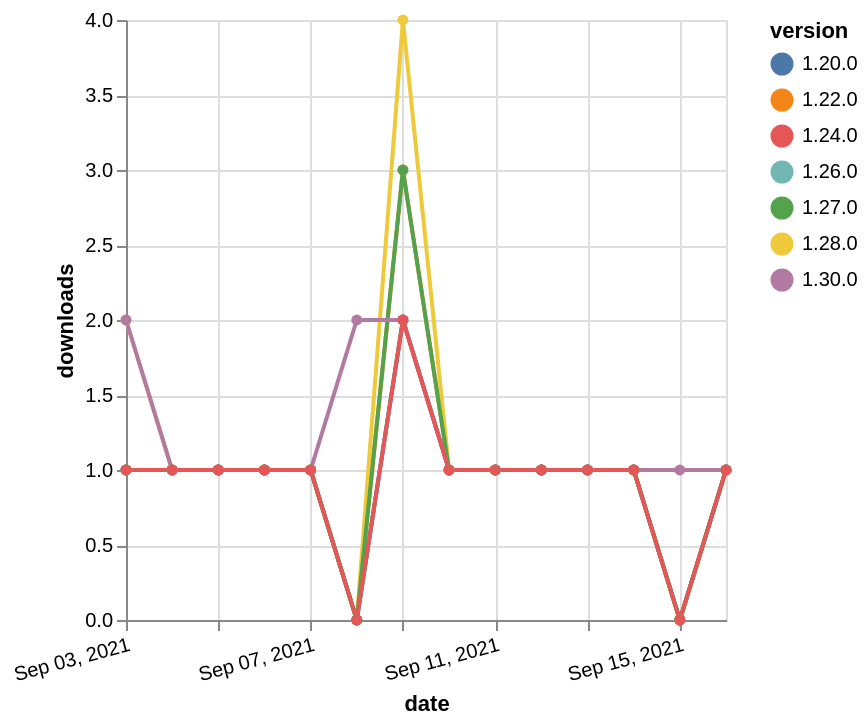

This figure's Vega-Lite source:
### Vega-Lite specification from a JSON file in a GitHub repository (floating-point values rounded to 4 significant figures)
{"$schema": "https://vega.github.io/schema/vega-lite/v5.json", "description": "A simple bar chart with embedded data.", "data": {"values": [{"date": "2021-09-03", "total": 280, "delta": 1, "version": "1.22.0"}, {"date": "2021-09-04", "total": 281, "delta": 1, "version": "1.22.0"}, {"date": "2021-09-05", "total": 282, "delta": 1, "version": "1.22.0"}, {"date": "2021-09-06", "total": 283, "delta": 1, "version": "1.22.0"}, {"date": "2021-09-07", "total": 284, "delta": 1, "version": "1.22.0"}, {"date": "2021-09-08", "total": 284, "delta": 0, "version": "1.22.0"}, {"date": "2021-09-09", "total": 287, "delta": 3, "version": "1.22.0"}, {"date": "2021-09-10", "total": 288, "delta": 1, "version": "1.22.0"}, {"date": "2021-09-11", "total": 289, "delta": 1, "version": "1.22.0"}, {"date": "2021-09-12", "total": 290, "delta": 1, "version": "1.22.0"}, {"date": "2021-09-13", "total": 291, "delta": 1, "version": "1.22.0"}, {"date": "2021-09-14", "total": 292, "delta": 1, "version": "1.22.0"}, {"date": "2021-09-15", "total": 292, "delta": 0, "version": "1.22.0"}, {"date": "2021-09-16", "total": 293, "delta": 1, "version": "1.22.0"}, {"date": "2021-09-03", "total": 162, "delta": 2, "version": "1.28.0"}, {"date": "2021-09-04", "total": 163, "delta": 1, "version": "1.28.0"}, {"date": "2021-09-05", "total": 164, "delta": 1, "version": "1.28.0"}, {"date": "2021-09-06", "total": 165, "delta": 1, "version": "1.28.0"}, {"date": "2021-09-07", "total": 166, "delta": 1, "version": "1.28.0"}, {"date": "2021-09-08", "total": 166, "delta": 0, "version": "1.28.0"}, {"date": "2021-09-09", "total": 170, "delta": 4, "version": "1.28.0"}, {"date": "2021-09-10", "total": 171, "delta": 1, "version": "1.28.0"}, {"date": "2021-09-11", "total": 172, "delta": 1, "version": "1.28.0"}, {"date": "2021-09-12", "total": 173, "delta": 1, "version": "1.28.0"}, {"date": "2021-09-13", "total": 174, "delta": 1, "version": "1.28.0"}, {"date": "2021-09-14", "total": 175, "delta": 1, "version": "1.28.0"}, {"date": "2021-09-15", "total": 175, "delta": 0, "version": "1.28.0"}, {"date": "2021-09-16", "total": 176, "delta": 1, "version": "1.28.0"}, {"date": "2021-09-03", "total": 144, "delta": 1, "version": "1.26.0"}, {"date": "2021-09-04", "total": 145, "delta": 1, "version": "1.26.0"}, {"date": "2021-09-05", "total": 146, "delta": 1, "version": "1.26.0"}, {"date": "2021-09-06", "total": 147, "delta": 1, "version": "1.26.0"}, {"date": "2021-09-07", "total": 148, "delta": 1, "version": "1.26.0"}, {"date": "2021-09-08", "total": 148, "delta": 0, "version": "1.26.0"}, {"date": "2021-09-09", "total": 150, "delta": 2, "version": "1.26.0"}, {"date": "2021-09-10", "total": 151, "delta": 1, "version": "1.26.0"}, {"date": "2021-09-11", "total": 152, "delta": 1, "version": "1.26.0"}, {"date": "2021-09-12", "total": 153, "delta": 1, "version": "1.26.0"}, {"date": "2021-09-13", "total": 154, "delta": 1, "version": "1.26.0"}, {"date": "2021-09-14", "total": 155, "delta": 1, "version": "1.26.0"}, {"date": "2021-09-15", "total": 155, "delta": 0, "version": "1.26.0"}, {"date": "2021-09-16", "total": 156, "delta": 1, "version": "1.26.0"}, {"date": "2021-09-03", "total": 205, "delta": 1, "version": "1.20.0"}, {"date": "2021-09-04", "total": 206, "delta": 1, "version": "1.20.0"}, {"date": "2021-09-05", "total": 207, "delta": 1, "version": "1.20.0"}, {"date": "2021-09-06", "total": 208, "delta": 1, "version": "1.20.0"}, {"date": "2021-09-07", "total": 209, "delta": 1, "version": "1.20.0"}, {"date": "2021-09-08", "total": 209, "delta": 0, "version": "1.20.0"}, {"date": "2021-09-09", "total": 211, "delta": 2, "version": "1.20.0"}, {"date": "2021-09-10", "total": 212, "delta": 1, "version": "1.20.0"}, {"date": "2021-09-11", "total": 213, "delta": 1, "version": "1.20.0"}, {"date": "2021-09-12", "total": 214, "delta": 1, "version": "1.20.0"}, {"date": "2021-09-13", "total": 215, "delta": 1, "version": "1.20.0"}, {"date": "2021-09-14", "total": 216, "delta": 1, "version": "1.20.0"}, {"date": "2021-09-15", "total": 216, "delta": 0, "version": "1.20.0"}, {"date": "2021-09-16", "total": 217, "delta": 1, "version": "1.20.0"}, {"date": "2021-09-03", "total": 136, "delta": 1, "version": "1.27.0"}, {"date": "2021-09-04", "total": 137, "delta": 1, "version": "1.27.0"}, {"date": "2021-09-05", "total": 138, "delta": 1, "version": "1.27.0"}, {"date": "2021-09-06", "total": 139, "delta": 1, "version": "1.27.0"}, {"date": "2021-09-07", "total": 140, "delta": 1, "version": "1.27.0"}, {"date": "2021-09-08", "total": 140, "delta": 0, "version": "1.27.0"}, {"date": "2021-09-09", "total": 143, "delta": 3, "version": "1.27.0"}, {"date": "2021-09-10", "total": 144, "delta": 1, "version": "1.27.0"}, {"date": "2021-09-11", "total": 145, "delta": 1, "version": "1.27.0"}, {"date": "2021-09-12", "total": 146, "delta": 1, "version": "1.27.0"}, {"date": "2021-09-13", "total": 147, "delta": 1, "version": "1.27.0"}, {"date": "2021-09-14", "total": 148, "delta": 1, "version": "1.27.0"}, {"date": "2021-09-15", "total": 148, "delta": 0, "version": "1.27.0"}, {"date": "2021-09-16", "total": 149, "delta": 1, "version": "1.27.0"}, {"date": "2021-09-03", "total": 114, "delta": 2, "version": "1.30.0"}, {"date": "2021-09-04", "total": 115, "delta": 1, "version": "1.30.0"}, {"date": "2021-09-05", "total": 116, "delta": 1, "version": "1.30.0"}, {"date": "2021-09-06", "total": 117, "delta": 1, "version": "1.30.0"}, {"date": "2021-09-07", "total": 118, "delta": 1, "version": "1.30.0"}, {"date": "2021-09-08", "total": 120, "delta": 2, "version": "1.30.0"}, {"date": "2021-09-09", "total": 122, "delta": 2, "version": "1.30.0"}, {"date": "2021-09-10", "total": 123, "delta": 1, "version": "1.30.0"}, {"date": "2021-09-11", "total": 124, "delta": 1, "version": "1.30.0"}, {"date": "2021-09-12", "total": 125, "delta": 1, "version": "1.30.0"}, {"date": "2021-09-13", "total": 126, "delta": 1, "version": "1.30.0"}, {"date": "2021-09-14", "total": 127, "delta": 1, "version": "1.30.0"}, {"date": "2021-09-15", "total": 128, "delta": 1, "version": "1.30.0"}, {"date": "2021-09-16", "total": 129, "delta": 1, "version": "1.30.0"}, {"date": "2021-09-03", "total": 161, "delta": 1, "version": "1.24.0"}, {"date": "2021-09-04", "total": 162, "delta": 1, "version": "1.24.0"}, {"date": "2021-09-05", "total": 163, "delta": 1, "version": "1.24.0"}, {"date": "2021-09-06", "total": 164, "delta": 1, "version": "1.24.0"}, {"date": "2021-09-07", "total": 165, "delta": 1, "version": "1.24.0"}, {"date": "2021-09-08", "total": 165, "delta": 0, "version": "1.24.0"}, {"date": "2021-09-09", "total": 167, "delta": 2, "version": "1.24.0"}, {"date": "2021-09-10", "total": 168, "delta": 1, "version": "1.24.0"}, {"date": "2021-09-11", "total": 169, "delta": 1, "version": "1.24.0"}, {"date": "2021-09-12", "total": 170, "delta": 1, "version": "1.24.0"}, {"date": "2021-09-13", "total": 171, "delta": 1, "version": "1.24.0"}, {"date": "2021-09-14", "total": 172, "delta": 1, "version": "1.24.0"}, {"date": "2021-09-15", "total": 172, "delta": 0, "version": "1.24.0"}, {"date": "2021-09-16", "total": 173, "delta": 1, "version": "1.24.0"}]}, "width": "container", "mark": {"type": "line", "point": {"filled": true}}, "encoding": {"x": {"field": "date", "type": "temporal", "timeUnit": "yearmonthdate", "title": "date", "axis": {"labelAngle": -15}}, "y": {"field": "delta", "type": "quantitative", "title": "downloads"}, "color": {"field": "version", "type": "nominal"}, "tooltip": {"field": "delta"}}}
